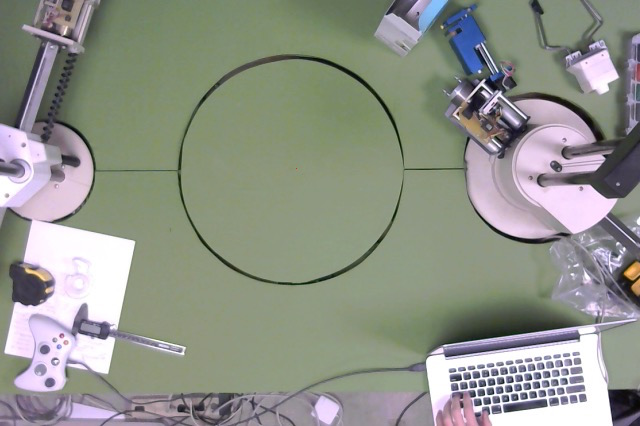
#> input picture vision/pipeline/tests/base.jpg, 640 x 426 px
$ python -i bincam.py   (imports and definitions only)   (Python 2 division)
#> lines starting #> are read from the running program, lines starting #| are printed output that depends on the picture; after the words box and inside, x2 and y2 are one past the last pixel; in counts of white or black regions, pixels touching at a corner belong together
#> further down, picture is the input picture: shape (426, 640, 3); mean B, G, R 137, 146.9, 143.3
import cv2
import numpy as np
import datetime
import os
from options import Options

def dist(loc1, loc2):
    d_squared = dist_squared(loc1, loc2)
    return d_squared ** (.5)


def dist_squared(loc1, loc2):
    diffx = loc1[0] - loc2[0]
    diffy = loc1[1] - loc2[1]
    return diffx * diffx + diffy * diffy


def mapRange(frame, loc):
    """
    Given a point, map pixel and surrounding pixels
    to intermediate green if it is considered dark or black
    """
    x, y = loc
    blue, green, red = frame[y,x]
    blueLow, greenLow, redLow = BinaryCamera.lower_black
    blueUp, greenUp, redUp = BinaryCamera.upper_black
    if greenLow < green \
        and greenUp > green \
        and blueLow < blue \
        and blueUp > blue \
        and redLow < red \
        and redUp > red:

        frame[y, x] =  BinaryCamera.intermediate_green
        frame[y+1, x] = BinaryCamera.intermediate_green
        frame[y, x+1] = BinaryCamera.intermediate_green
        frame[y+1, x+1] = BinaryCamera.intermediate_green


class BinaryCamera():

    tolerance = 2000                        # tolerance from distance around ring's border
    lower_green = np.array([30,10,0])       # table's lowest shade of green
    upper_green = np.array([70,140,180])    # highest green
    lower_black = (0,0,0)                   # ring's lowest black
    upper_black = (130,130,130)             # highest black
    intermediate_green = [120, 180, 120]    # intermediate green value (between range)


    def __init__(self, meta='./pipeline/meta.txt'):
        """
        meta -  path to file with calibration data (x,y\ndistance), e.g.
                212,207
                200.85
        """
#> called with meta = './pipeline/meta.txt'
        self.vc = None

        f = open(meta, 'r')
#> (reads vision/pipeline/meta.txt from the repository)
        self.maxRedLoc = [ int(x) for x in f.readline().split(',') ]
        self.d = int(float(f.readline()))
        self.d_squared = self.d * self.d
        f.close()
        self.recording = []
        self.states = []

    def open(self):
        self.vc = cv2.VideoCapture(0)

    def close(self):
        if self.is_open():
            self.vc.release()

    def is_open(self):
        return self.vc is not None and self.vc.isOpened()

    # [27 lines left out: functions read_frame, read_binary_frame, not called in this run]

    def pipe(self, frame, h=125, w=125):
        """ sends frame through cv2 pipeline to render
        binary image of original frame. Assumes calibration """
#> called with h = 125, w = 125

        for i in range( int(self.maxRedLoc[1] - 2*self.d), int(self.maxRedLoc[1] + 2*self.d), 3 ):
            for j in range( int(self.maxRedLoc[0] - 2*self.d), int(self.maxRedLoc[0] + 2*self.d), 3 ):
                if abs(dist_squared((j, i), self.maxRedLoc) - self.d_squared) < BinaryCamera.tolerance:
                    # map dark ring to a shade of green
                    mapRange(frame, (j, i))

        frame = cv2.resize(frame, (h, w))
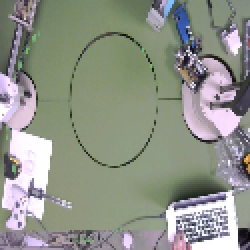
#> frame: shape (125, 125, 3) (shown 2 times larger); mean B, G, R 137, 147.2, 143.3
        frame_hsv = cv2.cvtColor(frame, cv2.COLOR_BGR2HSV)
#> frame_hsv: shape (125, 125, 3); mean H, S, V 72.7, 39.9, 153.5
        frame_binary = cv2.inRange(frame_hsv, BinaryCamera.lower_green, BinaryCamera.upper_green)
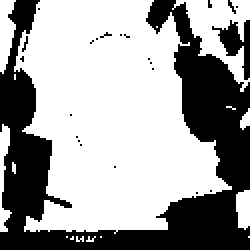
#> frame_binary: shape (125, 125) (shown 2 times larger); 62.9% white; 23 black regions (21 under 20 px), largest, box (x1, y1, x2, y2) and area: (0, 0, 125, 125) 5507, (106, 10, 125, 40) 226
        frame_binary = 255 - frame_binary
        frame_binary = cv2.medianBlur(frame_binary,7)
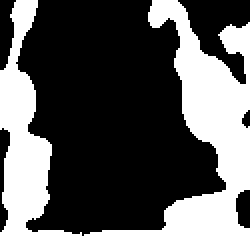
#> frame_binary: shape (125, 125) (shown 2 times larger); 37.3% white; 1 white region, box (x1, y1, x2, y2) and area: (0, 0, 125, 125) 5830

        return frame_binary

    def destroy(self):
        cv2.destroyAllWindows()

    # [25 lines left out: functions save_recording, state2str, not called in this run]

>>> import cv2
>>> picture = cv2.imread('tests/base.jpg')
>>> result = BinaryCamera().pipe(picture)
